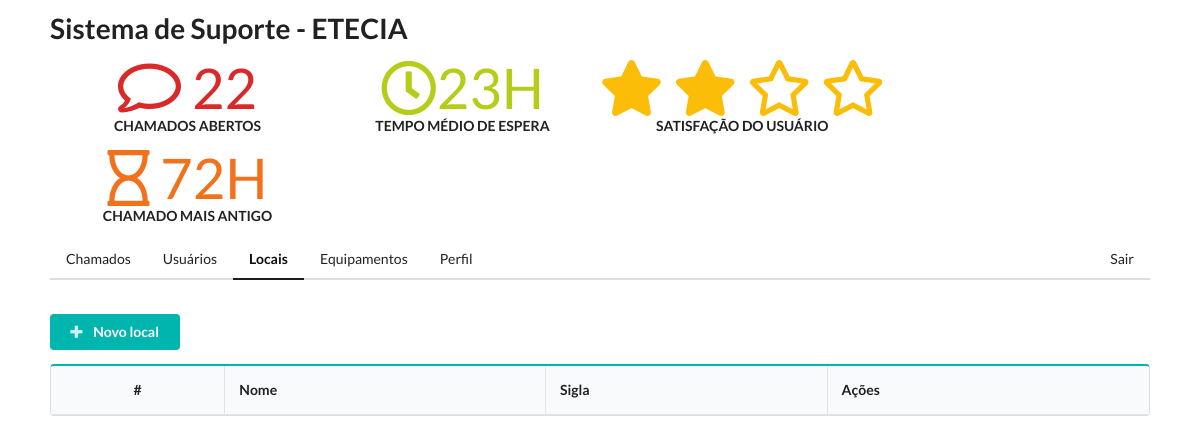
/adm/locais.php, run on an earlier commit of the app's database.
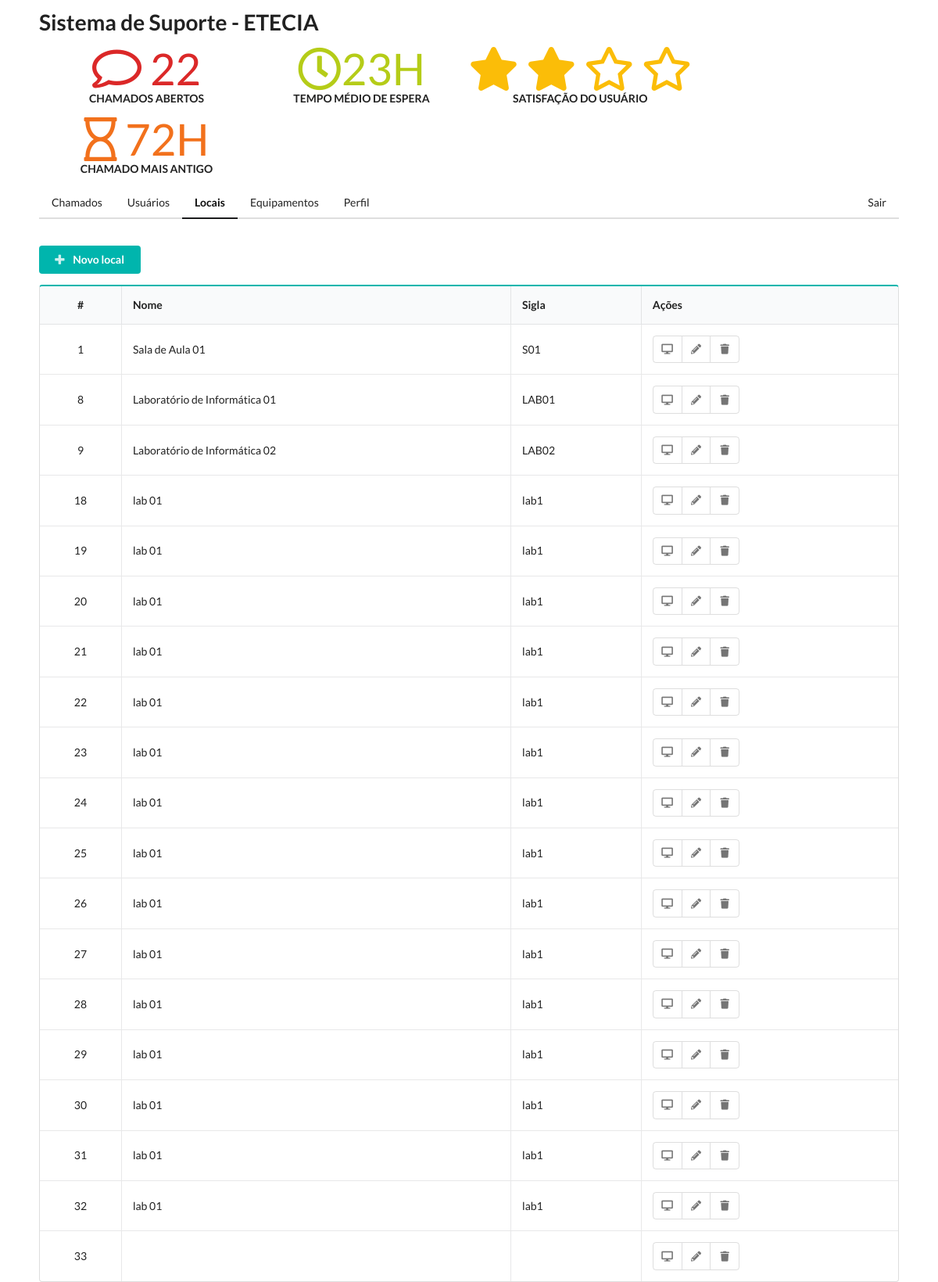
And on a later commit of the database.
### tables this page shows
CREATE TABLE `locais` (
  `id` int(11) NOT NULL,
  `nome` varchar(200) NOT NULL,
  `sigla` varchar(200) NOT NULL
);

### classes/Local.php (called while the page is built, shortened)
<?php
class Local{
	public function buscarTodos(){
		$conexao = Conexao::pegarConexao();
		$query = "SELECT * FROM locais";
	    $stmt = $conexao->query($query);
		return $stmt->fetchAll();
	}
}

### adm/locais.php (the view, shortened to what this page needs)
<?php
$local = new Local();
$locais = $local->buscarTodos();
?>
<?php include "cabecalho.php" ?>
<br>
<button class="ui button teal" id="btnNovo">
    <i class="icon plus"></i>
    Novo local
</button>
<table class="ui teal celled padded table datatable" id="datatable">
    <thead>
        <th class="center aligned">#</th>
        <th>Nome</th>
        <th>Sigla</th>
        <th>Ações</th>
    </thead>
    <tbody>
        <?php foreach ($locais as $local) : ?>
            <tr>
                <td class="center aligned"><?= $local["id"] ?></td>
                <td class="single line"><?= $local["nome"] ?></td>
                <td><?= $local["sigla"] ?></td>
                <td>
                    <div class="ui small basic icon buttons">
                        <button class="ui button" data-tooltip="ver equipamentos do local"><i class="desktop icon"></i></button>
                        <button class="ui button" data-tooltip="editar" onclick="editar('<?= $local["id"] ?>', '<?= $local["nome"] ?>', '<?= $local["sigla"]?>')"><i class="pencil icon"></i></button>
                        <button class="ui button" data-tooltip="apagar" onclick="excluir(<?= $local["id"] ?>)"><i class="trash icon"></i></button>
                    </div>
                </td>
            </tr>
        <?php endforeach ?>
    </tbody>
</table>

What changed in the data, as far as the page shows it:
added locais: id "1", nome "Sala de Aula 01", sigla "S01"
added locais: id "8", nome "Laboratório de Informática 01", sigla "LAB01"
added locais: id "9", nome "Laboratório de Informática 02", sigla "LAB02"
added locais: id "18", nome "lab 01", sigla "lab1"
added locais: id "19", nome "lab 01", sigla "lab1"
added locais: id "20", nome "lab 01", sigla "lab1"
added locais: id "21", nome "lab 01", sigla "lab1"
added locais: id "22", nome "lab 01", sigla "lab1"
added locais: id "23", nome "lab 01", sigla "lab1"
added locais: id "24", nome "lab 01", sigla "lab1"
added locais: id "25", nome "lab 01", sigla "lab1"
added locais: id "26", nome "lab 01", sigla "lab1"
added locais: id "27", nome "lab 01", sigla "lab1"
added locais: id "28", nome "lab 01", sigla "lab1"
added locais: id "29", nome "lab 01", sigla "lab1"
added locais: id "30", nome "lab 01", sigla "lab1"
added locais: id "31", nome "lab 01", sigla "lab1"
added locais: id "32", nome "lab 01", sigla "lab1"
added locais: id "33"
